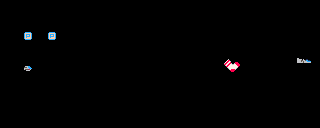

A level layout from a 2D game, rendered from its tile map. Below: a short description, then the map file with tile-grid data replaced by summaries:
An orthogonal 40x16 tile map with 8x8 px tiles, 3 tile layers (Tiles, GameObjectsBackground, GameObjects), 1 hidden layer not drawn, 3 tilesets and 1 object (GalaxyTwinsSock).

<map version="1.10" tiledversion="1.11.0" orientation="orthogonal" renderorder="right-down" width="40" height="16" tilewidth="8" tileheight="8" infinite="0" nextlayerid="6" nextobjectid="7">
 <properties>
  <property name="IsSpace" value="1" />
  <property name="LevelNumber" value="4" />
 </properties>
 <tileset firstgid="1" source="Textures.tsx" />
 <tileset firstgid="577" source="SpaceTextures.tsx" />
 <tileset firstgid="1153" source="AutoMappingTiles.tsx" />
 <layer id="2" name="Background" width="40" height="16" visible="0">
  <data>[640 cells, 640 non-empty, 1 distinct tile ids]</data>
 </layer>
 <layer id="1" name="Tiles" width="40" height="16">
  <data>[640 cells, 0 non-empty, 0 distinct tile ids]</data>
 </layer>
 <layer id="5" name="GameObjectsBackground" width="40" height="16">
  <data>[640 cells, 0 non-empty, 0 distinct tile ids]</data>
 </layer>
 <layer id="3" name="GameObjects" width="40" height="16">
  <data>[640 cells, 9 non-empty, 8 distinct tile ids]</data>
 </layer>
 <objectgroup id="4" name="Object Layer 1">
  <object id="4" name="GalaxyTwinsSock" x="217.786" y="53.3391" width="29" height="25.125" />
 </objectgroup>
</map>
